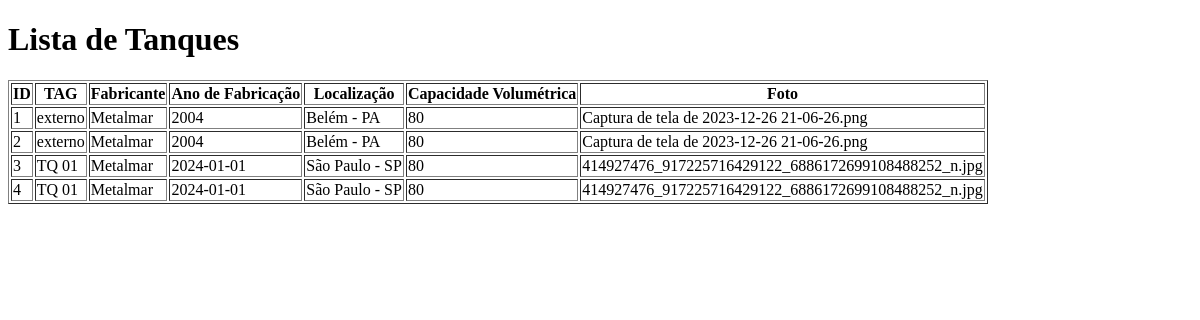
Before: /php/listar_tanque.php with the older database file.
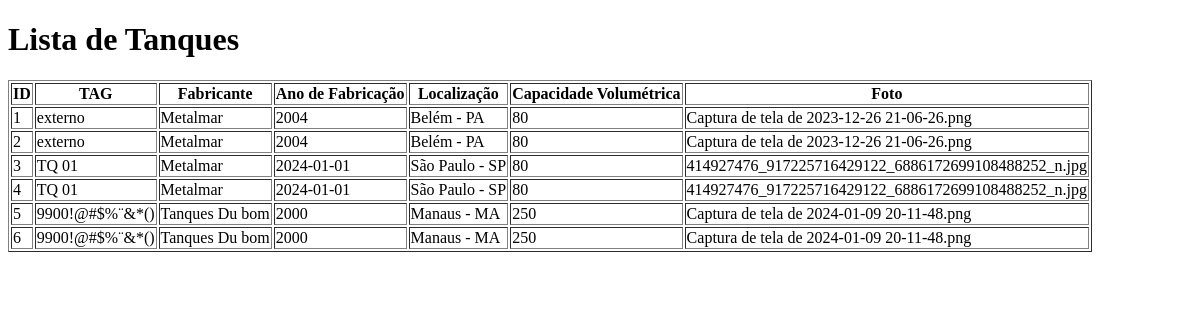
After: the same page with the newer database file.
### tables this page shows
CREATE TABLE `ativo_tanque` (
  `id` int(11) NOT NULL,
  `tag` varchar(50) DEFAULT NULL,
  `fabricante` varchar(255) DEFAULT NULL,
  `anoFabricacao` varchar(11) DEFAULT NULL,
  `localizacao` varchar(140) DEFAULT NULL,
  `capacidadeVolumetrica` varchar(11) DEFAULT NULL,
  `foto` varchar(255) DEFAULT NULL
);

### php/listar_tanque.php (the view, shortened to what this page needs)
<?php
include "conexao_bd.php";
$consulta = $conn->query("SELECT * FROM ativo_tanque");
if ($consulta->num_rows > 0) {
    ?>
    <!DOCTYPE html>
    <html lang="en">
    <head>
    </head>
    <body>
        <h1>Lista de Tanques</h1>
        <table border="1">
            <thead>
                <tr>
                    <th>ID</th>
                    <th>TAG</th>
                    <th>Fabricante</th>
                    <th>Ano de Fabricação</th>
                    <th>Localização</th>
                    <th>Capacidade Volumétrica</th>
                    <th>Foto</th>
                </tr>
            </thead>
            <tbody>
                <?php
                while ($row = $consulta->fetch_assoc()) {
                    ?>
                    <tr>
                        <td><?= $row["id"] ?></td>
                        <td><?= $row["tag"] ?></td>
                        <td><?= $row["fabricante"] ?></td>
                        <td><?= $row["anoFabricacao"] ?></td>
                        <td><?= $row["localizacao"] ?></td>
                        <td><?= $row["capacidadeVolumetrica"] ?></td>
                        <td><?= $row["foto"] ?></td>
                    </tr>
                    <?php
                }
                ?>
            </tbody>
        </table>
    </body>
    </html>
    <?php
} else {
    echo "Nenhum tanque encontrado.";
}
?>

Changed rows visible on the page:
added ativo_tanque: id "5", tag "9900!@#$%¨&*()", fabricante "Tanques Du bom", anoFabricacao "2000", localizacao "Manaus - MA", capacidadeVolumetrica "250", foto "Captura de tela de 2024-01-09 20-11-48.png"
added ativo_tanque: id "6", tag "9900!@#$%¨&*()", fabricante "Tanques Du bom", anoFabricacao "2000", localizacao "Manaus - MA", capacidadeVolumetrica "250", foto "Captura de tela de 2024-01-09 20-11-48.png"
